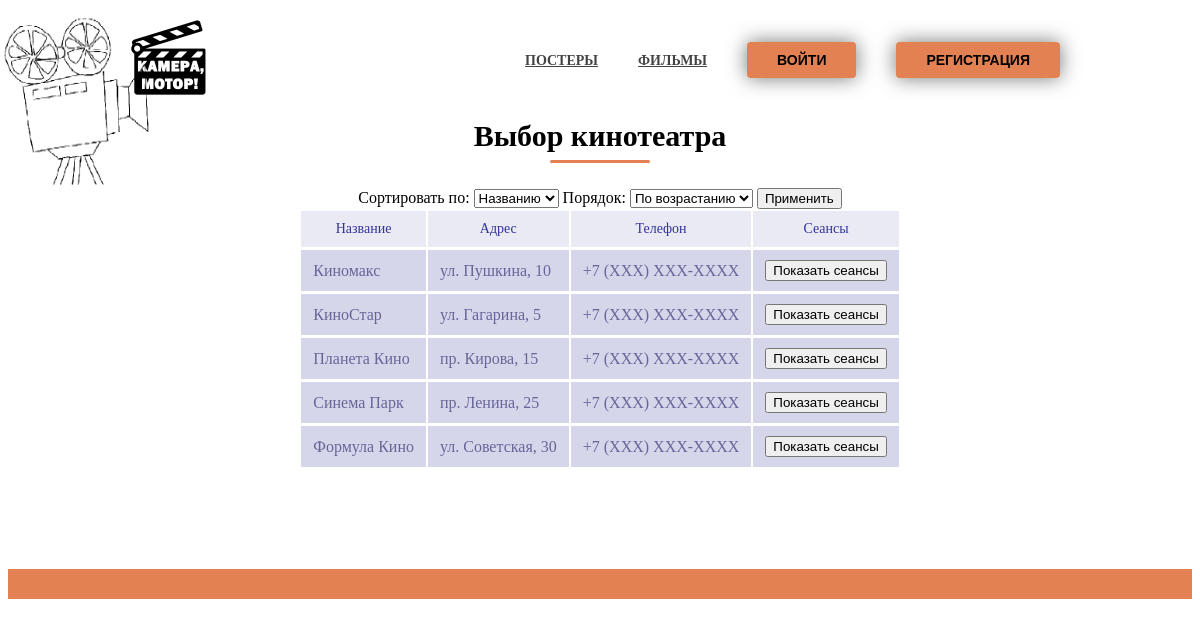
Screenshot of /pages/cinema.php with the database file from the repository.
### pages/cinema.php (the view, shortened to what this page needs)
<?php
include '../connect.php';
$flag = 0;
$user_name = '';
$sort_by = "Название";
$order = "ASC";
?>
<!DOCTYPE html>
<html>
<head>
    <link rel="stylesheet" type="text/css" href="../css/color-text.css">
    <link rel="stylesheet" type="text/css" href="../css/style.css">
    <link rel="stylesheet" type="text/css" href="../css/shadow.css">
</head>
<body>
<div class="navbar">
    <div class="container">
        <div class="navbar-nav">
            <div class="navbar-brand">
                <a href="../index.php"><img class="navbar-brand-png" src="../img/logo_main.png"></a>
            </div>
            <div class="navs" id="navs">
                <div class="navs-item notbtn"><a href="galery.php" class="txt-uppercase">Постеры</a></div>
                <div class="navs-item notbtn"><a href="" class="txt-uppercase">Фильмы</a></div>
                <?php if ($flag == 1): ?>
                    <div class="navs-item"><a href="profile.php"><button class="btn shadow-sm blue"><?= $user_name ?></button></a></div>
                    <div class="navs-item"><a href="../RAA/logout.php"><button class="btn txt-uppercase shadow-sm">Выход</button></a></div>
                <?php else: ?>
                    <div class="navs-item"><a href="auth.php"><button class="btn txt-uppercase shadow-sm">Войти</button></a></div>
                    <div class="navs-item"><a href="register.php"><button class="btn txt-uppercase shadow-sm">Регистрация</button></a></div>
                <?php endif; ?>
            </div>
        </div>
    </div>
</div>
<div class="container">
    <div class="jumbotron-item">
        <div class="features-box">
            <h1 class="features-t">Выбор кинотеатра</h1>
            <div style="margin: 0 auto; text-align: center;">
                <form method="GET" class="sort-form">
                    <label for="sort_by">Сортировать по:</label>
                    <select name="sort_by" id="sort_by">
                        <option value="Название" <?= $sort_by == "Название" ? "selected" : "" ?>>Названию</option>
                    </select>
                    <label for="order">Порядок:</label>
                    <select name="order" id="order">
                        <option value="ASC" <?= $order == "ASC" ? "selected" : "" ?>>По возрастанию</option>
                    </select>
                    <input type="submit" value="Применить">
                </form>
            </div>
            <table align="center" class="serv-tables">
                <tr>
                    <th>Название</th>
                    <th>Адрес</th>
                    <th>Телефон</th>
                    <th>Сеансы</th>
                </tr>
                <?php
                $theaters = mysqli_query($dp, "SELECT * FROM кинотеатры ORDER BY $sort_by $order");
                if ($theaters) {
                    while ($theater = mysqli_fetch_assoc($theaters)) {
                        echo '<tr>';
                        echo '<td>' . htmlspecialchars($theater['Название']) . '</td>';
                        echo '<td>' . htmlspecialchars($theater['Адрес']) . '</td>';
                        echo '<td>' . htmlspecialchars($theater['Телефон']) . '</td>';
                        echo '<td><form method="POST"><input type="hidden" name="theater_id" value="' . htmlspecialchars($theater['Идентификатор']) . '"><input type="submit" name="submit_theater" value="Показать сеансы"></form></td>';
                        echo '</tr>';
                    }
                } else {
                    echo '<tr><td colspan="4" class="error-message">Ошибка при загрузке кинотеатров: ' . htmlspecialchars(mysqli_error($dp)) . '</td></tr>';
                }
                ?>
            </table>
        </div>
    </div>
</div>
<div class="footer">
    <div class="container">
        <div class="footer-items">
            <div class="footer-item">
                <span></span>
            </div>
        </div>
    </div>
</div>
</body>
</html>

### css/color-text.css (style rules this page uses)
:root { --primary: #262626; --primary-disabled: #292222; --secondary: #FFFFFF; --secondary-disabled: #434345; --third: #e38152; --third-disabled: #c23000; --o1: #00b2c9; --o1-disabled: #008191; }

### css/style.css (style rules this page uses)
body { background-image: url("../img/background.png"); background-size: 315px 185px; background-repeat: no-repeat; }
html, body { scroll-behavior: smooth; }
.serv-tables th { font-weight: normal; font-size: 14px; color: #339; padding: 10px 12px; background: rgba(51, 51, 153, .1); }
.serv-tables td { color: #669; border-top: 1px solid white; padding: 10px 12px; background: rgba(51, 51, 153, .2); transition: .3s; }
.btn { border: none; background-color: var(--third); padding: 10px 30px; border-radius: 4px; cursor: pointer; }
.txt-uppercase { text-transform: uppercase !important; }
.container { max-width: 1000px; margin: 0 auto; padding: 0 20px; }
.navbar-brand-png { width: 100%; max-width: 100px; }
.navbar-nav { display: flex; justify-content: space-between; margin: 20px; }
.navbar-brand { display: flex; align-items: center; }
.navs { display: flex; align-items: center; }
.navs .navs-item { margin: 0px 10px; padding: 10px; font-weight: bold; }
.navs .navs-item a { font-size: 14px; color: var(--secondary-disabled); }
.navs .navs-item a button { font-size: 14px; }
.navs .navs-item.notbtn { margin: 0px 10px; transition: 0.3s; padding: 10px; border-radius: 4px; cursor: pointer; }
.navs-item .btn { font-weight: bold; }
.features-box .features-t { font-size: 30px; text-align: center; margin-bottom: 25px; }
.features-box .features-t::after { content: ""; display: block; border-bottom: 3px solid var(--third); width: 10%; margin: 0 auto; border-radius: 50px; margin-top: 7px; min-width: 70px; }
.footer { margin-top: 100px; background-color: var(--third); }
.footer .container span { font-size: 24px; font-weight: bold; text-align: center; width: 100%; display: block; padding: 15px; }
.footer-items { display: flex; flex-wrap: wrap; justify-content: space-between; }

### css/shadow.css (style rules this page uses)
.shadow-sm { box-shadow: 0px 0px 20px 0px rgba(0,0,0,0.54); -webkit-box-shadow: 0px 0px 20px 0px rgba(0,0,0,0.54); -moz-box-shadow: 0px 0px 20px 0px rgba(0,0,0,0.54); }

### rows the page displays
кинотеатры: Название "Киномакс", Адрес "ул. Пушкина, 10", Телефон "+7 (XXX) XXX-XXXX"
кинотеатры: Название "КиноСтар", Адрес "ул. Гагарина, 5", Телефон "+7 (XXX) XXX-XXXX"
кинотеатры: Название "Планета Кино", Адрес "пр. Кирова, 15", Телефон "+7 (XXX) XXX-XXXX"
кинотеатры: Название "Синема Парк", Адрес "пр. Ленина, 25", Телефон "+7 (XXX) XXX-XXXX"
кинотеатры: Название "Формула Кино", Адрес "ул. Советская, 30", Телефон "+7 (XXX) XXX-XXXX"
